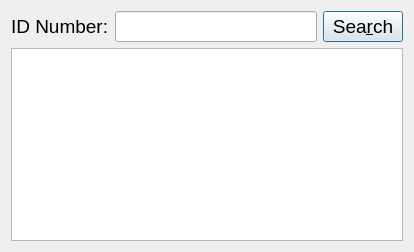
<?xml version="1.0" encoding="UTF-8"?>
<ui version="4.0">
 <class>DialogSearch</class>
 <widget class="QDialog" name="DialogSearch">
  <property name="geometry">
   <rect>
    <x>0</x>
    <y>0</y>
    <width>414</width>
    <height>252</height>
   </rect>
  </property>
  <property name="font">
   <font>
    <family>Arial</family>
    <pointsize>14</pointsize>
   </font>
  </property>
  <property name="windowTitle">
   <string>Dialog</string>
  </property>
  <layout class="QHBoxLayout" name="horizontalLayout_2">
   <item>
    <layout class="QVBoxLayout" name="verticalLayout">
     <item>
      <layout class="QHBoxLayout" name="horizontalLayout">
       <item>
        <widget class="QLabel" name="label">
         <property name="text">
          <string>ID Number:</string>
         </property>
        </widget>
       </item>
       <item>
        <widget class="QLineEdit" name="SearchlineEdit"/>
       </item>
       <item>
        <widget class="QPushButton" name="FindpushButton">
         <property name="text">
          <string>Sea&amp;rch</string>
         </property>
        </widget>
       </item>
      </layout>
     </item>
     <item>
      <widget class="QTableView" name="tableView"/>
     </item>
    </layout>
   </item>
  </layout>
 </widget>
 <resources/>
 <connections/>
</ui>
